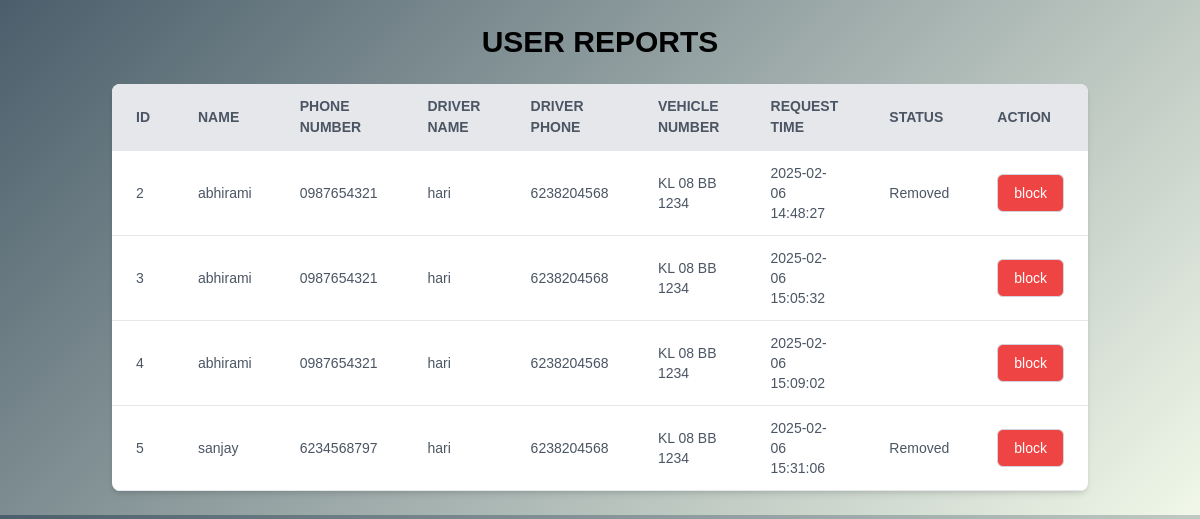
The app's page /android_2/new_2.php with its own data.
### tables this page shows
CREATE TABLE `report` (
  `id` int(11) NOT NULL,
  `username` varchar(300) NOT NULL,
  `userphonenumber` varchar(300) NOT NULL,
  `drivername` varchar(300) NOT NULL,
  `driverphonenumber` varchar(300) NOT NULL,
  `vehiclenumber` varchar(300) NOT NULL,
  `request_time` varchar(300) NOT NULL,
  `status` varchar(300) NOT NULL
);

### android_2/new_2.php (the view, shortened to what this page needs)
<?php
include 'conn.php';
$sql_1 = "SELECT * FROM report";
$result = $conn->query($sql_1);
?>
<!DOCTYPE html>
<html lang="en">
<head>
    <link href="https://cdn.jsdelivr.net/npm/tailwindcss@2.2.19/dist/tailwind.min.css" rel="stylesheet">
</head>
<body>
<div class="container mx-auto p-6">
    <h2 class="text-3xl font-bold mb-6 text-center">USER REPORTS</h2>
    <div class="overflow-x-auto bg-white shadow-md rounded-lg">
        <table class="min-w-full border-collapse">
            <thead>
                <tr class="bg-gray-200 text-gray-600 uppercase text-sm leading-normal">
                    <th class="py-3 px-6 border-b text-left">ID</th>
                    <th class="py-3 px-6 border-b text-left">Name</th>
                    <th class="py-3 px-6 border-b text-left">Phone Number</th>
                    <th class="py-3 px-6 border-b text-left">Driver Name</th>
                    <th class="py-3 px-6 border-b text-left">Driver Phone</th>
                    <th class="py-3 px-6 border-b text-left">Vehicle Number</th>
                    <th class="py-3 px-6 border-b text-left">Request Time</th>
                    <th class="py-3 px-6 border-b text-left">Status</th>
                    <th class="py-3 px-6 border-b text-left">Action</th>
                </tr>
            </thead>
            <tbody class="text-gray-600 text-sm font-light">
                <?php
                if ($result->num_rows > 0) {
                    while ($row = $result->fetch_assoc()) {
                        echo "<tr class='hover:bg-gray-100'>
                            <td class='py-3 px-6 border-b'>".$row['id']."</td>
                            <td class='py-3 px-6 border-b'>".$row['username']."</td>
                            <td class='py-3 px-6 border-b'>".$row['userphonenumber']."</td>
                            <td class='py-3 px-6 border-b'>".$row['drivername']."</td>
                            <td class='py-3 px-6 border-b'>".$row['driverphonenumber']."</td>
                            <td class='py-3 px-6 border-b'>".$row['vehiclenumber']."</td>
                            <td class='py-3 px-6 border-b'>".$row['request_time']."</td>
                            <td class='py-3 px-6 border-b'>".$row['status']."</td>
                            <td class='py-3 px-6 border-b'>
                                <form action='' method='POST'>
                                    <input type='hidden' name='id' value='" . $row['id'] . "'>
                                    <button type='submit' name='action' value='delete' class='border border-gray-300 rounded-md bg-red-500 text-white px-4 py-2'>block</button>
                                </form>
                            </td>
                        </tr>";
                    }
                } else {
                    echo "<tr><td colspan='9' class='py-3 px-6 text-center'>No records found</td></tr>";
                }
                ?>
            </tbody>
        </table>
    </div>
</div>
</body>
</html>

### android_2/new_2.php (style rules this page uses)
body { font-family: 'Arial', sans-serif; background: linear-gradient(135deg, #4b5e6b, #f1f8e9); }

### records on screen
report: id "2", username "abhirami", userphonenumber "0987654321", drivername "hari", driverphonenumber "6238204568", vehiclenumber "KL 08 BB 1234", request_time "2025-02-06 14:48:27", status "Removed"
report: id "3", username "abhirami", userphonenumber "0987654321", drivername "hari", driverphonenumber "6238204568", vehiclenumber "KL 08 BB 1234", request_time "2025-02-06 15:05:32"
report: id "4", username "abhirami", userphonenumber "0987654321", drivername "hari", driverphonenumber "6238204568", vehiclenumber "KL 08 BB 1234", request_time "2025-02-06 15:09:02"
report: id "5", username "sanjay", userphonenumber "6234568797", drivername "hari", driverphonenumber "6238204568", vehiclenumber "KL 08 BB 1234", request_time "2025-02-06 15:31:06", status "Removed"
